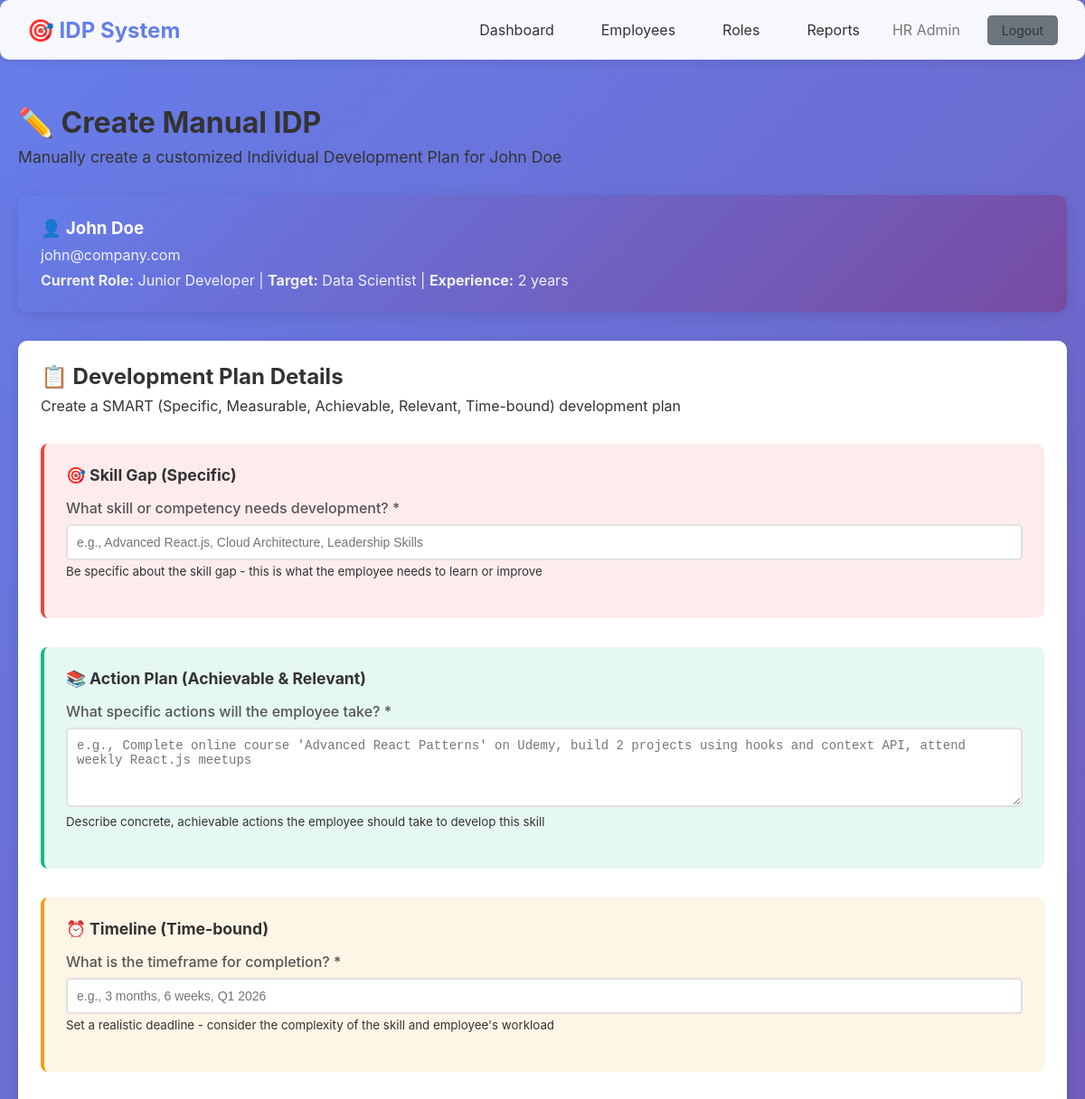
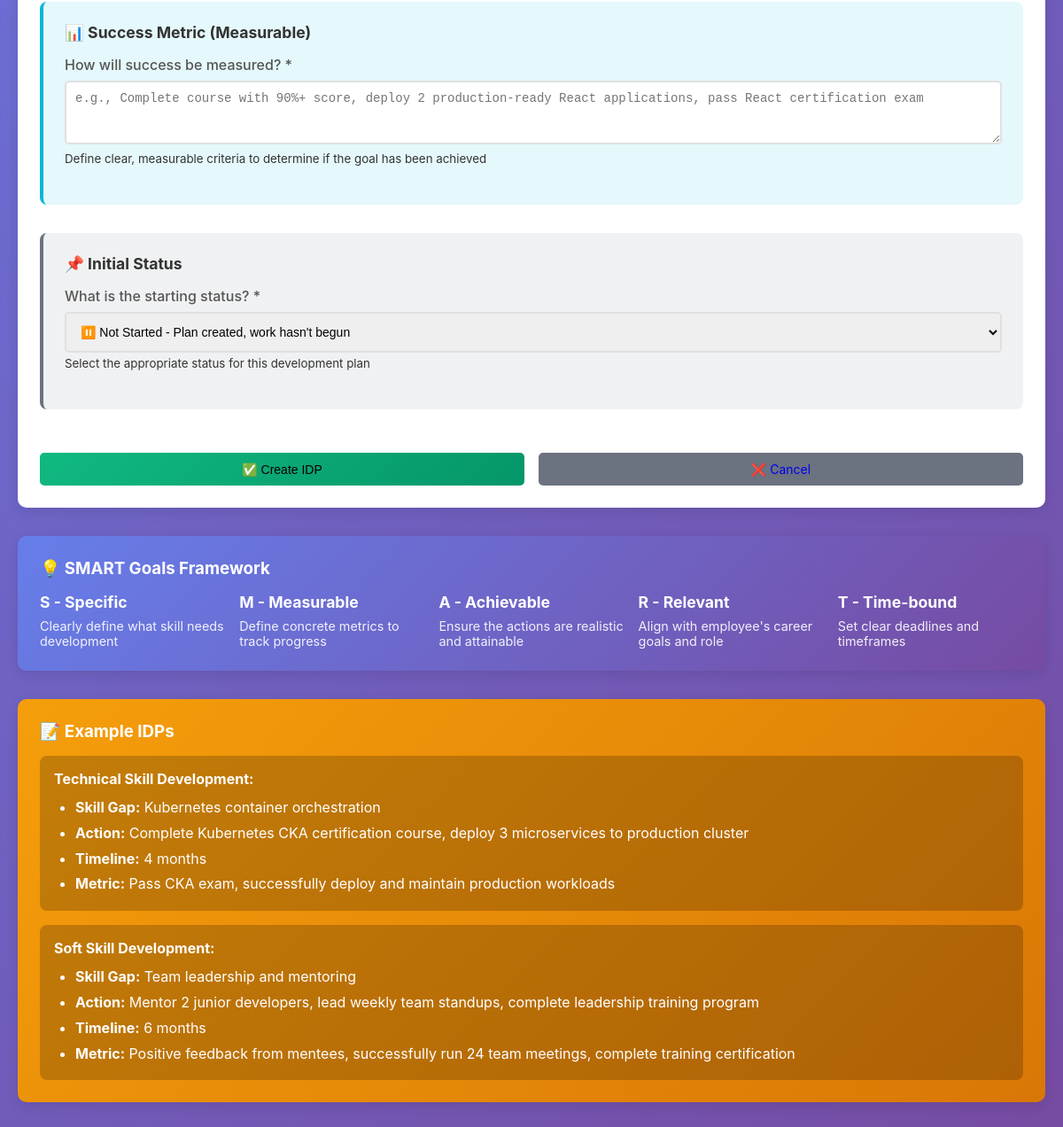
Page /hr/create-manual-idp/2 (signed in) on the committed database (2 pictures, top to bottom).
### models/models.py (models this page shows, shortened)
class User(UserMixin, db.Model):
    __tablename__ = 'users'
    id = db.Column(db.Integer, primary_key=True)
    name = db.Column(db.String(100), nullable=False)
    email = db.Column(db.String(120), unique=True, nullable=False)
    password_hash = db.Column(db.String(255), nullable=False)
    role = db.Column(db.String(20), nullable=False, default='employee')  # 'hr' or 'employee'
    skills = db.Column(db.Text)  # Comma-separated skills
    experience = db.Column(db.Integer, default=0)  # Years of experience
    goal = db.Column(db.Text)  # Career goal
    current_role = db.Column(db.String(100))
    target_role = db.Column(db.String(100))
    created_at = db.Column(db.DateTime, default=datetime.utcnow)
    idps = db.relationship('IDP', backref='user', lazy=True, cascade='all, delete-orphan')

### routes/hr.py (the view, shortened to what this page needs)
@hr_bp.route('/create-manual-idp/<int:user_id>', methods=['GET', 'POST'])
@login_required
@hr_required
def create_manual_idp(user_id):
    employee = User.query.get_or_404(user_id)
    return render_template('hr_create_manual_idp.html', employee=employee)

### routes/hr.py (called while the page is built)
def hr_required(f):
    @wraps(f)
    def decorated_function(*args, **kwargs):
        if not current_user.is_authenticated or current_user.role != 'hr':
            flash('Access denied. HR privileges required.', 'error')
            return redirect(url_for('auth.login'))
        return f(*args, **kwargs)
    return decorated_function

### templates/hr_create_manual_idp.html (shortened to what this page needs)
{% extends "base.html" %}
{% block content %}
<div style="margin-bottom: 2rem;">
    <h1 style="color: var(--text-primary); margin-bottom: 0.5rem;">✏️ Create Manual IDP</h1>
    <p style="color: var(--text-secondary); font-size: 1.1rem;">
        Manually create a customized Individual Development Plan for {{ employee.name }}
    </p>
</div>
<div class="card" style="margin-bottom: 2rem; background: linear-gradient(135deg, #667eea 0%, #764ba2 100%); color: white; border: none;">
    <div style="display: flex; justify-content: space-between; align-items: center; flex-wrap: wrap;">
        <div>
            <h3 style="color: white; margin-bottom: 0.5rem;">👤 {{ employee.name }}</h3>
            <p style="opacity: 0.9; margin-bottom: 0.5rem;">{{ employee.email }}</p>
            <p style="opacity: 0.9; margin-bottom: 0;">
                <strong>Current Role:</strong> {{ employee.current_role or 'Not set' }} |
                <strong>Target:</strong> {{ employee.target_role or 'Not set' }} |
                <strong>Experience:</strong> {{ employee.experience }} years
            </p>
        </div>
    </div>
</div>
<div class="card">
    <div style="margin-bottom: 2rem;">
        <h2 style="color: var(--text-primary); margin-bottom: 0.5rem;">📋 Development Plan Details</h2>
        <p style="color: var(--text-secondary); margin: 0;">
            Create a SMART (Specific, Measurable, Achievable, Relevant, Time-bound) development plan
        </p>
    </div>
    <form method="POST">
        <div style="background: rgba(239,68,68,0.1); padding: 1.5rem; border-radius: 8px; margin-bottom: 2rem; border-left: 4px solid #ef4444;">
            <h3 style="color: var(--text-primary); margin-bottom: 1rem; font-size: 1.1rem;">🎯 Skill Gap (Specific)</h3>
            <div class="form-group">
                <label for="skill_gap">What skill or competency needs development? *</label>
                <input type="text" id="skill_gap" name="skill_gap"
                       placeholder="e.g., Advanced React.js, Cloud Architecture, Leadership Skills"
                       required>
                <small style="color: var(--text-secondary); display: block; margin-top: 0.25rem;">
                    Be specific about the skill gap - this is what the employee needs to learn or improve
                </small>
            </div>
        </div>
        <div style="background: rgba(16,185,129,0.1); padding: 1.5rem; border-radius: 8px; margin-bottom: 2rem; border-left: 4px solid #10b981;">
            <h3 style="color: var(--text-primary); margin-bottom: 1rem; font-size: 1.1rem;">📚 Action Plan (Achievable & Relevant)</h3>
            <div class="form-group">
                <label for="action">What specific actions will the employee take? *</label>
                <textarea id="action" name="action" rows="4"
                          placeholder="e.g., Complete online course 'Advanced React Patterns' on Udemy, build 2 projects using hooks and context API, attend weekly React.js meetups"
                          required></textarea>
                <small style="color: var(--text-secondary); display: block; margin-top: 0.25rem;">
                    Describe concrete, achievable actions the employee should take to develop this skill
                </small>
            </div>
        </div>
        <div style="background: rgba(245,158,11,0.1); padding: 1.5rem; border-radius: 8px; margin-bottom: 2rem; border-left: 4px solid #f59e0b;">
            <h3 style="color: var(--text-primary); margin-bottom: 1rem; font-size: 1.1rem;">⏰ Timeline (Time-bound)</h3>
            <div class="form-group">
                <label for="timeline">What is the timeframe for completion? *</label>
                <input type="text" id="timeline" name="timeline"
                       placeholder="e.g., 3 months, 6 weeks, Q1 2026"
                       required>
                <small style="color: var(--text-secondary); display: block; margin-top: 0.25rem;">
                    Set a realistic deadline - consider the complexity of the skill and employee's workload
                </small>
            </div>
        </div>
        <div style="background: rgba(6,182,212,0.1); padding: 1.5rem; border-radius: 8px; margin-bottom: 2rem; border-left: 4px solid #06b6d4;">
            <h3 style="color: var(--text-primary); margin-bottom: 1rem; font-size: 1.1rem;">📊 Success Metric (Measurable)</h3>
            <div class="form-group">
                <label for="metric">How will success be measured? *</label>
                <textarea id="metric" name="metric" rows="3"
                          placeholder="e.g., Complete course with 90%+ score, deploy 2 production-ready React applications, pass React certification exam"
                          required></textarea>
                <small style="color: var(--text-secondary); display: block; margin-top: 0.25rem;">
                    Define clear, measurable criteria to determine if the goal has been achieved
                </small>
            </div>
        </div>
        <div style="background: rgba(107,114,128,0.1); padding: 1.5rem; border-radius: 8px; margin-bottom: 2rem; border-left: 4px solid #6b7280;">
            <h3 style="color: var(--text-primary); margin-bottom: 1rem; font-size: 1.1rem;">📌 Initial Status</h3>
            <div class="form-group">
                <label for="status">What is the starting status? *</label>
                <select id="status" name="status" required style="padding: 0.75rem; cursor: pointer;">
                    <option value="not_started">⏸️ Not Started - Plan created, work hasn't begun</option>
                </select>
                <small style="color: var(--text-secondary); display: block; margin-top: 0.25rem;">
                    Select the appropriate status for this development plan
                </small>
            </div>
        </div>
        <div style="display: flex; gap: 1rem; flex-wrap: wrap; padding-top: 1rem; border-top: 1px solid rgba(255,255,255,0.1);">
            <button type="submit" class="btn" style="background: linear-gradient(135deg, #10b981 0%, #059669 100%); flex: 1; min-width: 200px;">
                ✅ Create IDP
            </button>
            <a href="{{ url_for('hr.employee_detail', user_id=employee.id) }}" class="btn" style="background: #6b7280; flex: 1; min-width: 200px; text-align: center;">
                ❌ Cancel
            </a>
        </div>
    </form>
</div>
<div class="card" style="margin-top: 2rem; background: linear-gradient(135deg, #667eea 0%, #764ba2 100%); color: white; border: none;">
    <h3 style="color: white; margin-bottom: 1rem;">💡 SMART Goals Framework</h3>
    <div style="display: grid; grid-template-columns: repeat(auto-fit, minmax(200px, 1fr)); gap: 1rem;">
        <div>
            <strong style="font-size: 1.1rem;">S - Specific</strong>
            <p style="opacity: 0.9; margin-top: 0.5rem; font-size: 0.9rem;">
                Clearly define what skill needs development
            </p>
        </div>
        <div>
            <strong style="font-size: 1.1rem;">M - Measurable</strong>
            <p style="opacity: 0.9; margin-top: 0.5rem; font-size: 0.9rem;">
                Define concrete metrics to track progress
            </p>
        </div>
        <div>
            <strong style="font-size: 1.1rem;">A - Achievable</strong>
            <p style="opacity: 0.9; margin-top: 0.5rem; font-size: 0.9rem;">
                Ensure the actions are realistic and attainable
            </p>
        </div>
        <div>
            <strong style="font-size: 1.1rem;">R - Relevant</strong>
            <p style="opacity: 0.9; margin-top: 0.5rem; font-size: 0.9rem;">
                Align with employee's career goals and role
            </p>
        </div>
        <div>
            <strong style="font-size: 1.1rem;">T - Time-bound</strong>
            <p style="opacity: 0.9; margin-top: 0.5rem; font-size: 0.9rem;">
                Set clear deadlines and timeframes
            </p>
        </div>
    </div>
</div>
<div class="card" style="margin-top: 2rem; background: linear-gradient(135deg, #f59e0b 0%, #d97706 100%); color: white; border: none;">
    <h3 style="color: white; margin-bottom: 1rem;">📝 Example IDPs</h3>
    <div style="background: rgba(0,0,0,0.2); padding: 1rem; border-radius: 8px; margin-bottom: 1rem;">
        <strong>Technical Skill Development:</strong>
        <ul style="margin: 0.5rem 0 0 1.5rem; line-height: 1.8;">
            <li><strong>Skill Gap:</strong> Kubernetes container orchestration</li>
            <li><strong>Action:</strong> Complete Kubernetes CKA certification course, deploy 3 microservices to production cluster</li>
            <li><strong>Timeline:</strong> 4 months</li>
            <li><strong>Metric:</strong> Pass CKA exam, successfully deploy and maintain production workloads</li>
        </ul>
    </div>
    <div style="background: rgba(0,0,0,0.2); padding: 1rem; border-radius: 8px;">
        <strong>Soft Skill Development:</strong>
        <ul style="margin: 0.5rem 0 0 1.5rem; line-height: 1.8;">
            <li><strong>Skill Gap:</strong> Team leadership and mentoring</li>
            <li><strong>Action:</strong> Mentor 2 junior developers, lead weekly team standups, complete leadership training program</li>
            <li><strong>Timeline:</strong> 6 months</li>
            <li><strong>Metric:</strong> Positive feedback from mentees, successfully run 24 team meetings, complete training certification</li>
        </ul>
    </div>
</div>
{% endblock %}

### templates/base.html (shortened to what this page needs)
<!DOCTYPE html>
<html lang="en">
<head>
</head>
<body>
    {% if current_user.is_authenticated %}
    <div class="navbar">
        <div class="navbar-content">
            <div class="navbar-brand">🎯 IDP System</div>
            <div class="navbar-menu">
                {% if current_user.role == 'hr' %}
                    <a href="{{ url_for('hr.dashboard') }}">Dashboard</a>
                    <a href="{{ url_for('hr.employees') }}">Employees</a>
                    <a href="{{ url_for('hr.roles') }}">Roles</a>
                    <a href="{{ url_for('hr.reports') }}">Reports</a>
                {% else %}
                    <a href="{{ url_for('employee.dashboard') }}">My IDPs</a>
                    <a href="{{ url_for('employee.profile') }}">Profile</a>
                {% endif %}
                <span style="color: #777;">{{ current_user.name }}</span>
                <a href="{{ url_for('auth.logout') }}" class="btn btn-secondary" style="margin-left: 10px;">Logout</a>
            </div>
        </div>
    </div>
    {% endif %}
    <div class="container">
        {% block content %}{% endblock %}
    </div>
</body>
</html>

### templates/base.html (style rules this page uses)
* { margin: 0; padding: 0; box-sizing: border-box; }
body { font-family: -apple-system, BlinkMacSystemFont, 'Segoe UI', Roboto, Oxygen, Ubuntu, sans-serif; background: linear-gradient(135deg, #667eea 0%, #764ba2 100%); min-height: 100vh; color: #333; }
.container { max-width: 1200px; margin: 0 auto; padding: 20px; }
.navbar { background: rgba(255, 255, 255, 0.95); backdrop-filter: blur(10px); padding: 15px 30px; box-shadow: 0 2px 10px rgba(0,0,0,0.1); margin-bottom: 30px; border-radius: 10px; }
.navbar-content { display: flex; justify-content: space-between; align-items: center; max-width: 1200px; margin: 0 auto; }
.navbar-brand { font-size: 24px; font-weight: bold; color: #667eea; }
.navbar-menu { display: flex; gap: 20px; align-items: center; }
.navbar-menu a { text-decoration: none; color: #333; padding: 8px 16px; border-radius: 5px; transition: all 0.3s; }
.btn { padding: 10px 20px; border: none; border-radius: 5px; cursor: pointer; font-size: 14px; transition: all 0.3s; text-decoration: none; display: inline-block; }
.btn-secondary { background: #6c757d; color: white; }
.card { background: white; border-radius: 10px; padding: 25px; box-shadow: 0 4px 15px rgba(0,0,0,0.1); margin-bottom: 20px; }
.form-group { margin-bottom: 20px; }
.form-group label { display: block; margin-bottom: 8px; font-weight: 500; color: #555; }
.form-group input, .form-group select, .form-group textarea { width: 100%; padding: 10px; border: 2px solid #e0e0e0; border-radius: 5px; font-size: 14px; transition: border-color 0.3s; }

### rows in the picture
User: name "HR Admin"
User: name "John Doe", email "john@company.com", current_role "Junior Developer", target_role "Data Scientist", experience "2"
